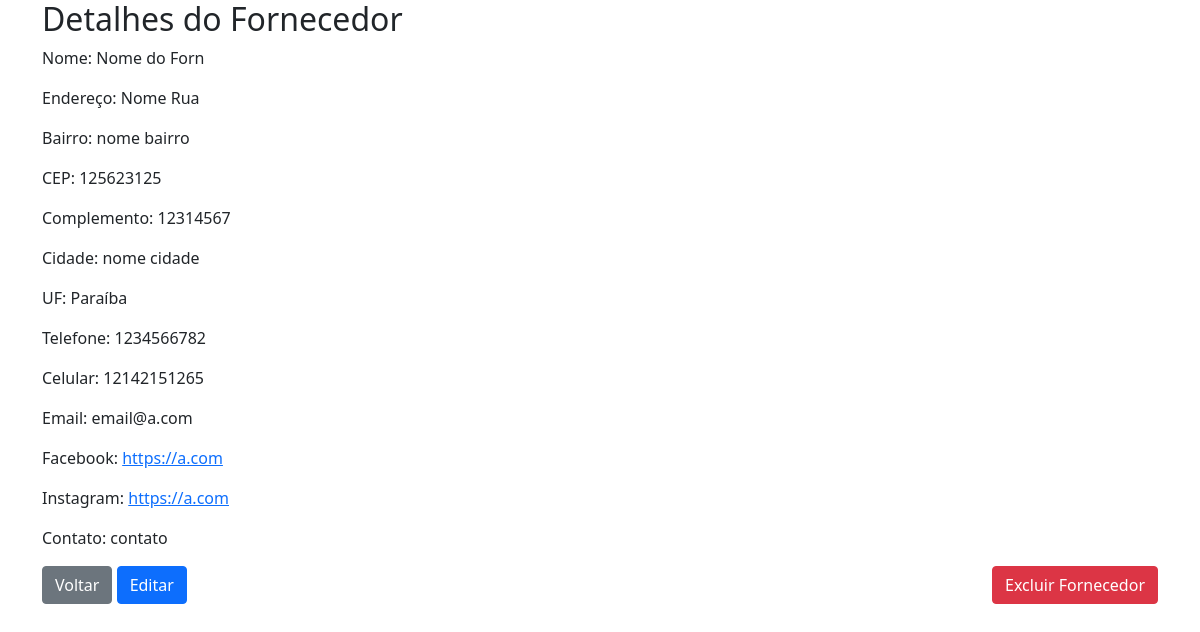
The app's page /fornecedores/4/ with its own data.
### clube/models.py (models this page shows)
class Fornecedor(models.Model):
    nome_razao_social = models.CharField(max_length=100)
    endereco = models.CharField(max_length=200)
    bairro = models.CharField(max_length=50)
    numero = models.CharField(max_length=10)
    cep = models.CharField(max_length=10)
    cidade = models.CharField(max_length=100)
    uf = models.CharField(max_length=2, choices=uf)
    telefone = models.CharField(max_length=15)
    celular = models.CharField(max_length=15)
    email = models.EmailField()
    facebook = models.URLField(blank=True, null=True)
    instagram = models.URLField(blank=True, null=True)
    contato = models.CharField(max_length=100)

### clube/views.py (the view)
# urls.py: path('fornecedores/<int:pk>/', FornecedorDetailView.as_view(), name='fornecedor_detail'),
class FornecedorDetailView(DetailView):
    model = Fornecedor
    template_name = 'fornecedor/fornecedor_detail.html'

### clube/templates/fornecedor/fornecedor_detail.html (shortened to what this page needs)
{% load crispy_forms_tags %}
<head>
    <link href="https://cdn.jsdelivr.net/npm/bootstrap@5.0.2/dist/css/bootstrap.min.css" rel="stylesheet">
</head>
<body>
    <div style="padding-bottom: 15px;" class="container">
        <h2>Detalhes do Fornecedor</h2>
        <p>Nome: {{ object.nome_razao_social }}</p>
        <p>Endereço: {{ object.endereco }}</p>
        <p>Bairro: {{ object.bairro }}</p>
        <p>CEP: {{ object.cep }}</p>
        <p>Complemento: {{ object.numero }}</p>
        <p>Cidade: {{ object.cidade }}</p>
        <p>UF: {{ object.get_uf_display }}</p>
        <p>Telefone: {{ object.telefone }}</p>
        <p>Celular: {{ object.celular }}</p>
        <p>Email: {{ object.email }}</p>
        <p>Facebook: {% if object.facebook %}<a href="{{ object.facebook }}" target="_blank">{{ object.facebook }}</a>{% endif %}</p>
        <p>Instagram: {% if object.instagram %}<a href="{{ object.instagram }}" target="_blank">{{ object.instagram }}</a>{% endif %}</p>
        <p>Contato: {{ object.contato }}</p>
        <a class="btn btn-secondary" href="{% url 'fornecedor_list' %}">Voltar</a>
        <a class="btn btn-primary" href="{% url 'fornecedor_edit' pk=object.pk %}">Editar</a>
        <button style="float: right;" type="button" class="btn btn-danger" data-bs-toggle="modal" data-bs-target="#confirmDeleteModal">
            Excluir Fornecedor
          </button>
    </div>
</body>

### records on screen
Fornecedor: nome_razao_social "Nome do Forn", endereco "Nome Rua", bairro "nome bairro", cep "125623125", numero "12314567", cidade "nome cidade", uf "Paraíba", telefone "1234566782", celular "12142151265", email "email@a.com", facebook "https://a.com", instagram "https://a.com", contato "contato"
